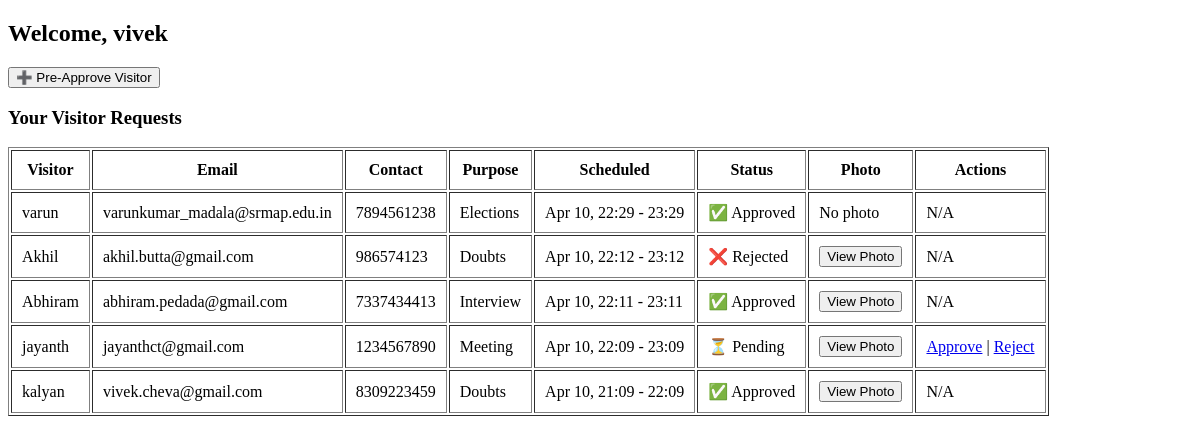
The app's page /host/ (signed in), older data.
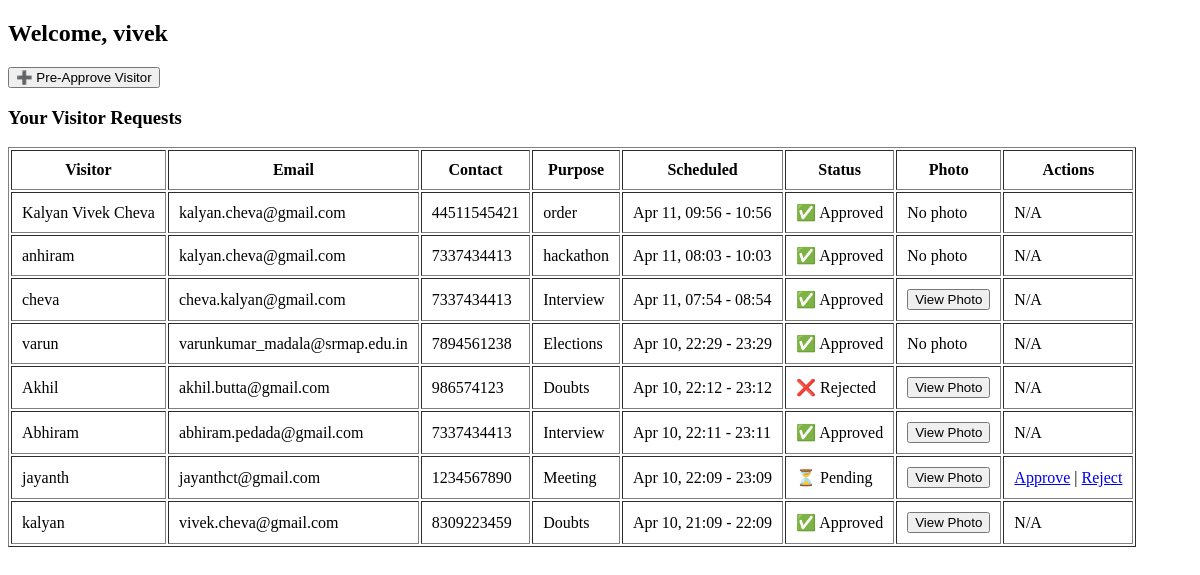
The same page, newer data.
### base/models.py (models this page shows, shortened)
class VisitRequest(models.Model):
    visitor = models.ForeignKey(Visitor, on_delete=models.CASCADE)
    reference_code = models.UUIDField(default=uuid.uuid4, editable=False, unique=True)
    host = models.ForeignKey(UserProfile, on_delete=models.CASCADE, limit_choices_to={'role': 'host'})
    scheduled_time = models.DateTimeField(null=True, blank=True)
    approved = models.BooleanField(null=True)  # None = pending
    approved_at = models.DateTimeField(null=True, blank=True)
    qr_code = models.ImageField(upload_to='qr_codes/', null=True, blank=True)
    check_in_time = models.DateTimeField(null=True, blank=True)
    check_out_time = models.DateTimeField(null=True, blank=True)
    scheduled_start = models.DateTimeField(default=timezone.now)
    scheduled_end = models.DateTimeField(default=timezone.now)
    status = models.CharField(
        max_length=20,
        choices=[
            ('pending', 'Pending'),
            ('checked_in', 'Checked In'),
            ('completed', 'Completed')
        ],
        default='pending'
    )

class Visitor(models.Model):
    full_name = models.CharField(max_length=255)
    contact_number = models.CharField(max_length=20)
    email = models.EmailField()
    organization = models.CharField(max_length=255, blank=True, null=True)
    purpose = models.CharField(max_length=255)
    photo = models.ImageField(upload_to='visitor_photos/', null=True)
    created_at = models.DateTimeField(auto_now_add=True)

### base/views.py (the view)
# urls.py: path('host/', host_dashboard_view, name='host_dashboard'),
@login_required
@user_passes_test(is_host)
def host_dashboard_view(request):
    host = request.user.userprofile
    today = localdate()
    visit_requests = VisitRequest.objects.filter(host=host).order_by('-scheduled_start')
    max_limit = get_max_pre_approvals()
    today_count = visit_requests.filter(approved=True, scheduled_start__date=today).count()
    return render(request, 'host_dashboard.html', {
        'visit_requests': visit_requests,
        'max_limit': max_limit,
        'used_today': today_count
    })

### base/views.py (called while the page is built)
def get_max_pre_approvals():
    config = AdminConfig.objects.first()
    return config.max_pre_approvals_per_day if config else 5

def is_host(user):
    return user.is_authenticated and hasattr(user, 'userprofile') and user.userprofile.role == 'host'

### base/templates/host_dashboard.html (shortened to what this page needs)
<!DOCTYPE html>
<html>
<head>
</head>
<body>
    <h2>Welcome, {{ request.user.username }}</h2>
    <p>
        <a href="{% url 'host_pre_approve' %}">
            <button>➕ Pre-Approve Visitor</button>
        </a>
    </p>
    <h3>Your Visitor Requests</h3>
    {% if visit_requests %}
        <table border="1" cellpadding="10">
            <tr>
                <th>Visitor</th>
                <th>Email</th>
                <th>Contact</th>
                <th>Purpose</th>
                <th>Scheduled</th>
                <th>Status</th>
                <th>Photo</th>
                <th>Actions</th>
            </tr>
            {% for visit in visit_requests %}
                <tr>
                    <td>{{ visit.visitor.full_name }}</td>
                    <td>{{ visit.visitor.email }}</td>
                    <td>{{ visit.visitor.contact_number }}</td>
                    <td>{{ visit.visitor.purpose }}</td>
                    <td>
                        {{ visit.scheduled_start|date:"M d, H:i" }} -
                        {{ visit.scheduled_end|date:"H:i" }}
                    </td>
                    <td>
                        {% if visit.approved == True %}
                            ✅ Approved
                        {% elif visit.approved == False %}
                            ❌ Rejected
                        {% else %}
                            ⏳ Pending
                        {% endif %}
                    </td>
                    <td>
                        {% if visit.visitor.photo %}
                            <a href="{{ visit.visitor.photo.url }}" target="_blank">
                                <button>View Photo</button>
                            </a>
                        {% else %}
                            No photo
                        {% endif %}
                    </td>
                    <td>
                        {% if visit.approved is None %}
                            <a href="{% url 'approve_visit' ref=visit.reference_code %}">Approve</a> |
                            <a href="{% url 'reject_visit' ref=visit.reference_code %}">Reject</a>
                        {% else %}
                            N/A
                        {% endif %}
                    </td>
                </tr>
            {% endfor %}
        </table>
    {% else %}
        <p>No visit requests found.</p>
    {% endif %}
</body>
</html>

Row changes from the older to the newer data that the page shows:
added VisitRequest: visitor.full_name "Kalyan Vivek Cheva", visitor.email "kalyan.cheva@gmail.com", visitor.contact_number "44511545421", visitor.purpose "order", scheduled_start "Apr 11, 09:56", scheduled_end "10:56", approved "✅ Approved", shows "No photo"
added VisitRequest: visitor.full_name "anhiram", visitor.email "kalyan.cheva@gmail.com", visitor.contact_number "7337434413", visitor.purpose "hackathon", scheduled_start "Apr 11, 08:03", scheduled_end "10:03", approved "✅ Approved", shows "No photo"
added VisitRequest: visitor.full_name "cheva", visitor.email "cheva.kalyan@gmail.com", visitor.contact_number "7337434413", visitor.purpose "Interview", scheduled_start "Apr 11, 07:54", scheduled_end "08:54", approved "✅ Approved"
